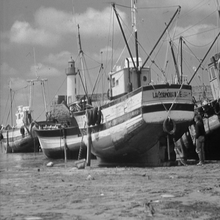
%> input picture images/boat.png, 220 x 220 px, shrunk from 512 x 512 before the run
$ octave MLSMNLR_RVIN.m   (GNU Octave 9; MATLAB toolbox functions it lacks are replaced by stand-ins)
%> lines starting %> are read from the running program, lines starting %| are printed output that depends on the picture
### impulsenoise.m
%% Add Impulse Noise to images
%% Impulse Noises 0 - Salt & Pepper noise
%                 1 - Random Valued impulse noise.
%% impulse noises are classified into two major types
% (i)  salt and pepper noise (equal height impulses) impulse values are
%       represented as ??and ?55?
% (ii) random-valued impulse noise (unequal height impulses) impulse values
%      are between ??and ?55?

%% Function img = impulsenoise(img,ND)
%% input
%           img = Given an Image (Noise free image)
%           ND  = Noise density (ND varies B/W 0 and 1) [0 to 1]
%           NT  = Noise Type([0] is default)
%                 0 - Salt & Pepper noise
%                 1 - Random-Valued Impulse noise
%% Output:
%           img = impulse noise added image

%% Example:
%%          img = impulsenoise(img,0.4,0);

%%      Posted date   : 18 - 11 - 2008
%       Modified date : 02 - 12 - 2008

%% Developed By
%                   K.Kannan (kannan.keizer@gmail.com)
%                   & Jeny Rajan (jenyrajan@gmail.com)
%                   Medical Imaging Research Group (MIRG), NeST,
%                   Trivandrum.
%%
function [img,Narr] = impulsenoise(varargin)
if length(varargin) == 1
    img = varargin{1};
    ND = 0.2;
    NT = 0;
elseif length(varargin) > 1 && length(varargin) < 3
    img = varargin{1};
    ND = varargin{2};
    NT = 0;
elseif length(varargin) == 3
    img = varargin{1};
    ND = varargin{2};
    NT = varargin{3};
else
    disp('not enough input parameter');
    img = 0;
    return;
end
Narr = rand(size(img));
if isempty(NT) || NT == 0
    img(Narr<ND/2) = 0;
    img((Narr>=ND/2)&(Narr<ND)) = 1;
elseif NT == 1
    N = Narr;
    N(N>=ND)=0;
    N1 = N;
    N1 = N1(N1>0);
    Imn=min(N1(:));
    Imx=max(N1(:));
    N=(((N-Imn).*(1-0))./(Imx-Imn));
    img(Narr<ND) = N(Narr<ND);
else
    disp('Invalid selection');
end

### adpmedft.m
function [f,ind]=adpmedft(g,w)
%Adaptive Median filter
%Input: g --- the noisy image
%       w --- the maximum window size.
%Output:  f --- the recovered image by AMF
%       ind --- a boolean matrix. If the (i,j)-entry is true, then (i,j)-entry of the image is a noise.
%tic;
f=g;
MaxMin=((f==1)|(f==0));
[n,m]=size(g);
g = [g(:,w:-1:1) g g(:,m:-1:m-w+1)];
g = [g(w:-1:1,:) ; g ; g(n:-1:n-w+1,:)];  % reflexive boudary
ind=false(n,m);

%ffind=(find((f==255)|(f==0)));
%ff(:,1)=f(ffind);
ff(:,1)=reshape(f,n*m,1);
ffind=(1:n*m)';
jj=2;
for k=1:w
    if length(ffind)<1
        break;
    end
    for i=1:2*k
        t1=g(w+1+k:w+n+k,w-k+i:w-k+i+m-1);
        t2=g(w+1-k:w+n-k,w+k-i+2:w+k-i+m+1);
        t3=g(w-k+i:w-k+i+n-1,w+1-k:w+m-k);
        t4=g(w+k-i+2:w+k-i+n+1,w+1+k:w+m+k);
        ff(:,jj)=t1(ffind);
        ff(:,jj+1)=t2(ffind);
        ff(:,jj+2)=t3(ffind);
        ff(:,jj+3)=t4(ffind);
        jj=jj+4;
    end
    ffmax=max(ff,[],2);  %find the maximum
    ffmin=min(ff,[],2);  %find the minimun
    ffmed=median(ff,2);  %find the median
    Lff=((ffmax>ffmed)&(ffmed>ffmin));
    temp=((ffmax>ff(:,1))&(ff(:,1)>ffmin));
    %nnind=ffind(find(Lff&temp)); %If S_max<S<S_min, then not Noise.
    nind=ffind(find(Lff&(~temp))); %else it is a noise.
    ffind=ffind(find(~Lff)); %If S_max<S_min<S_min, then out.
    ff=ff(find(~Lff),:);
    ind(nind)=true;
    f(nind)=ffmed(find(Lff&(~temp)));
end

ind(ffind)=true;
f(ffind)=ffmed(find(~Lff));
ind=(ind&MaxMin);

% [4 lines of commented-out code are left out]

### acwmf.m
function [A1,pd] = acwmf(A, iter)
% adaptive center median filter
% A1 = acwmf(A, O, iter)
% A is observed (noise) image, O is original image
% A1 is restored image
A = double(A);
[M, N] = size(A);
B = A;
B = [B(:, 1), B, B(:, N)];  % initial boundary value
B = [B(1, :); B; B(M, :)];  % initial boundary value
switch iter
    case 4
        delta = [40, 25, 10, 2];
    case 3
        delta = [60, 45, 30, 25];
    case 2
        delta = [80, 65, 50, 45];
    case 1
        delta = [100, 85, 70, 65];
end

delta=delta/255;

s = .1;
for i = 2:M+1
    for j = 2:N+1
        w = B([i-1:i+1],[j-1:j+1]);
        w = reshape(w,1,9);
        v = sort(w);
        Y = v(5);
        z = abs(B([i-1:i+1],[j-1:j+1])-Y);
        z = reshape(z,1,9);
        r = sort(z);
        MAD = r(5);
        d(1) = abs(Y - B(i,j));
        T = s*MAD + delta;
        k = 1;
        while (d(k) <= T(k)) && (k <= 3)
            w(1, 9+1:9+2*k) = B(i, j);
            u = sort(w);
            x = u(k+4+1);
            C(i,j) = x;
            k = k+1;
            d(k) = abs(C(i,j)-B(i,j));
        end
        if d(k) <= T(k)
            B(i,j) = B(i,j); D(i,j) = 0;  % not noise candidate, set D(i, j) = 0
        else
            B(i,j) = Y; D(i,j) = 1;   % if it's noise candidate, set D(i, j) = 1
        end
    end
end
pd=D(2:M+1,2:N+1);
A1=B(2:M+1,2:N+1);
%A1=double(A1);
%A1=uint8(A1);
%figure;image(A1);colormap(repmat((0:255)'/255,1,3));axis image; % display restored image
%figure;imagesc(pd);colormap('gray');axis image; % display noise candidate

### FastTV2Phase/get_dcoef.m
  function [dcoefx,dcoefy] = get_dcoef(u,beta)

%  [dcoefx,dcoefy] = get_dcoef(u,beta)
%
%  Generate 2 arrays, dcoefx and dcoefy, used in the CCFD discretization
%  of the diffusion equation
%     L(u)v = -div (dcoef grad u)
%           = - d/dx(dcoef du/dx) - d/dy(dcoef du/dy)
%  where
%     dcoef = 1 / sqrt((du/dx)^2 + (du/dy)^2 + beta^2).
%
%  dcoefx gives values of dcoef across cell x-interfaces.
%  dcoefy gives values of dcoef across cell y-interfaces.

  [n,m] = size(u);
  %h = 1/n;
  h=1;

  ux = diff(u)/h;
  uy = diff(u')'/h;

  uxavg = (ux(:,1:n-1) + ux(:,2:n))/2;
  uxavg = [zeros(1,n-1); uxavg; zeros(1,n-1)];
  uxavg = (uxavg(1:n,:) + uxavg(2:n+1,:))/2;
  uyavg = (uy(1:n-1,:) + uy(2:n,:))/2;
  uyavg = [zeros(n-1,1) uyavg zeros(n-1,1)];
  uyavg = (uyavg(:,1:n) + uyavg(:,2:n+1))/2;
  dcoefy = 1./sqrt(ux.^2 + uyavg.^2 + beta);
  dcoefx = 1./sqrt(uxavg.^2 + uy.^2 + beta);

% [6 lines of commented-out code are left out]

### FastTV2Phase/deblur_TV_L1_inc.m
function [u,v]=deblur_TV_L1_inc(img,r,ind,tol,beta,eta)
%[u,v]=deblur_MS_rd_L1_inc(img,r,ind,tol,alpha,beta,epsilon)
%This function deblurs a images in the presence of random-valued noise by
%Mumfor-Shah functional from incomplete data.
%Input: img --- image to be deblured
%         r --- the radius of the blurring kernel
%       ind --- the index of faithful data
%       tol --- the tolerence to stop
%      beta --- regularazation parameter.
%       ind --- the position of the salt-pepper noise

[n,m]=size(img);
if r==0;
    ker=1;
else
for i=-r:r
    for j=-r:r
        if (i^2+j^2<=r^2)
            ker(r+1+i,r+1+j)=1;
        end
    end
end
ker=ker/sum(ker(:));
end

du=1;
u=img;
v=ones(n,m);
%vold=v;
iter=0;
while (du>=tol & iter<100)
    [vx,vy] = get_dcoef(u,eta);
    %v=(vnew+vold)/2;
    duu=1;
    iiter=1;
    uu=u;
    while (duu>=tol & iiter<=1)
        uunew=solvetv_l1_inc(uu,img,ind,vx,vy,r,beta,eta);
        duu=norm(uunew-uu,'fro')/norm(uu,'fro');
        %disp(['   the error is ' num2str(duu)]);
        uu=uunew;
        iiter=iiter+1;
    end
    unew=uu;
    du=norm(unew-u,'fro')/norm(u,'fro');
    u=unew;
    iter=iter+1;
    error(iter)=du;
    %disp(['The residual is ' num2str(du) ' at step ' num2str(iter)]);
end

%semilogy(error);

### LSM-NLR/Utilities/parasetting.m
function par  =   parasetting( par )
par.step      =   4;
par.nblk      =   40;
noise_var     =   par.nsig;
par.c3        =   3;
par.beta      =  1.2;
if  par.INlevel <= 0.15
    par.win   =   7;
else
    par.win   =   8;
end
if noise_var <= 10
    par.c2          =  1.2;
    if par.INlevel  <  0.3
       par.itt_loop =  3;
    else
       par.itt_loop =  5;
    end
elseif noise_var <=20
    if par.INlevel <=  0.3
       par.itt_loop =  2;
       par.c2       =  1.5;
    else
       par.itt_loop =  4;
       par.c2       =  1.2;
    end
elseif noise_var <=30
    par.itt_loop    =  2;
    if par.INlevel  <  0.3
       par.c2       =  1.5;
    else
       par.c2       =  1.2;
    end
else
    par.nblk        =  50;
    par.itt_loop    =  2;
    par.c2          =  1.2;
end
end

### LSM-NLR/Utilities/LSM_NLR_Denoising.m
function [im_re PSNR FSIM]      =   LSM_NLR_Denoising(par)

par           =   parasetting(par);
par.nim_patch =   Im2Patch(par.y,par);
%par.ind       =   (par.y~=0)&(par.y~=255);
par.mask_patch=   Im2Patch(par.ind, par );

clock0        =   clock;
im_re         =   Denoising(par);
disp(sprintf('Total elapsed time = %4.2f s\n', (etime(clock,clock0)) ));

PSNR          =   csnr(im_re,par.I,0,0);
FSIM          =   FeatureSIM(im_re,par.I);

end

### LSM-NLR/Utilities/Im2Patch.m
function  X  =  Im2Patch( im, par )
f       =   par.win;
N       =   size(im,1)-f+1;
M       =   size(im,2)-f+1;
L       =   N*M;
X       =   zeros(f*f, L, 'single');
k       =   0;
for i  = 1:f
    for j  = 1:f
        k    =  k+1;
        blk  =  im(i:end-f+i,j:end-f+j);
        X(k,:) =  blk(:)';
    end
end
X      =    double(X);

### LSM-NLR/Utilities/Denoising.m
function im_re   =  Denoising(par)

y            =    par.y;
[h, w, ~]    =    size(y);
b            =    par.win;
N            =    h-b+1;
M            =    w-b+1;
r            =    [1:N];
c            =    [1:M];

itt_loop     =    par.itt_loop;
im_ini       =    par.im_ini;
ind          =    par.ind;
mask_patch   =    par.mask_patch;
nim_patch    =    par.nim_patch;

im_re        =    im_ini;
nsig         =    par.nsig;
W            =    20./abs(y-im_re);

for itt   =  1 : itt_loop

    if itt >= 2
        y     =   im_re  +  0.50*(y-im_re).*ind  - 0.2*(im_ini-im_re).*(1-ind) ;
    end
    S         =   solve_E (y-im_re, 1./(W.^2));
    im_patch  =   Im2Patch(y-S,par);
    blk_arr   =   Block_matching(im_patch, par);


    U         =  cell(size(blk_arr,2),1);
    L         =  cell(size(blk_arr,2),1);
    beta      =  par.beta;
    for it = 1 : 2
        Ys        =  zeros( size(im_patch) );
        T         =  zeros( size(im_patch) );
        for ii = 1 : size(blk_arr,2)
            blk_idx  =  blk_arr(:, ii);
            psite    =  mask_patch(:,blk_idx);
            RX       =  im_patch(:,blk_idx);
            if it == 1
                U{ii}    =  zeros(size(RX));
            end
            stop_L   =  1; iter = 0;
            if stop_L
                RX        =  RX - 0.8*(RX - nim_patch(:,blk_idx)).*psite;
                L{ii}     =  solve_NLR (RX + U{ii}/(2*beta), par);
                patch_pre =  RX;
                RX        =  L{ii};
                error     =  norm( patch_pre-L{ii},'fro');
                if  error < 10^(-5) || iter>=2
                    stop_L = 0;
                end
                iter      =  iter + 1;
            end
            Ys(:,blk_idx) =  Ys(:,blk_idx) + L{ii};
            T(:,blk_idx)  =  T(:, blk_idx) + 1;
        end

        im_out   =  zeros(h,w);
        im_wei   =  zeros(h,w);
        k        =   0;
        for i    =   1 : b
            for j  = 1 : b
                k    =  k+1;
                im_out(r-1+i,c-1+j)  =  im_out(r-1+i,c-1+j) + reshape( Ys(k,:)', [N M]);
                im_wei(r-1+i,c-1+j)  =  im_wei(r-1+i,c-1+j) + reshape( T(k,:)',  [N M]);
            end
        end
        im_re      =  ((y-S).*beta./(2*nsig^2) + im_out)./(beta./(2*nsig^2) + im_wei+eps);
        im_patch   =  Im2Patch(im_re,par);
        for ii = 1 : size(blk_arr,2)
            blk_idx=  blk_arr(:, ii);
            U{ii}  =  U{ii} + beta*(im_patch(:,blk_idx)-L{ii});
        end
        beta       =  1.2*beta;
    end
       W           =   1./(abs(y-im_re-S)+eps);
       nsig        =   1.1*sqrt(norm((y-im_re-S).*ind,'fro')^2/sum(sum(ind)));
end
end

% [12 lines left out: function solve_NLR, not called in this run]

function    S      =   solve_E (y, mu)
    [~,n]          =   size(y);
    theta0         =   repmat(sqrt(sum(y.^2,2)/n),1,n);

    alpha          =   y./(theta0+eps);
    a              =   alpha.^2;
    b              =   -2*alpha.*y;
    c              =   4*mu;

    tmp1           =   -b./(4*a+eps);
    tmp2           =   b.^2./(16*a.^2) - c./(2*a);
    idx            =   tmp2>=0;
    tmp1(idx==0)   =   0;
    tmp2(idx==0)   =   0;

    t1             =   tmp1 + sqrt(tmp2);
    t2             =   tmp1 - sqrt(tmp2);

    f0             =   c*log(eps);
    f1             =   a.*t1.^2 + b.*t1 + c.*log(t1+eps);
    f2             =   a.*t2.^2 + b.*t2 + c.*log(t2+eps);

    ind            =   f2<f1;
    f1(ind)        =   f2(ind);
    t1(ind)        =   t2(ind);
    ind            =   f0<f1;
    t1(ind)        =   0;
    theta          =   t1;

    aa             =   y./(theta+eps);
    thr            =   2*sqrt(2)*mu./(theta.^2+eps);
    alpha          =   soft(aa, thr);
    S              =   theta.*alpha;
end

### LSM-NLR/Utilities/Block_matching.m
function  pos_arr   =  Block_matching(im_patch,par)
im        =   par.y;
S         =   21;
f         =   par.win;
s         =   par.step;
m         =   par.nblk;

N         =   size(im,1)-f+1;
M         =   size(im,2)-f+1;
r         =   [1:s:N];
r         =   [r r(end)+1:N];
c         =   [1:s:M];
c         =   [c c(end)+1:M];
L         =   N*M;

X         =   im_patch';
mX        =   sum(X.^2, 2)/2;
i         =   1;
j         =   1;

% Index image
I     =   (1:L);
I     =   reshape(I, N, M);
N1    =   length(r);
M1    =   length(c);
pos_arr   =   zeros(m, N1*M1 );

for  t  =  1 : N1*M1

        off     =   (c(j)-1)*N + r(i);

        rmin    =   max( r(i)-S, 1 );
        rmax    =   min( r(i)+S, N );
        cmin    =   max( c(j)-S, 1 );
        cmax    =   min( c(j)+S, M );

        idx     =   reshape(I(rmin:rmax, cmin:cmax), [], 1);
        ii      =   find(idx==off);
        idx(ii) =   [];
        dis     =   (mX(idx, :) + mX(off, :) - X(idx, :)*X(off, :)');

        [val,ind]            =   sort(dis);
        pos_arr(2:m, t)      =   idx( ind(1:m-1) );
        pos_arr(1, t)        =   off;

        i   =  i + 1;
        if i>N1
            i   =  1;
            j   =  j + 1;
        end
end

### LSM-NLR/Utilities/soft.m
% define the soft threshold function, which is used above.
function y = soft(x,tau)

y = sign(x).*max(abs(x)-tau,0);

### MLSMNLR_RVIN.m
clc;
clear;
close all;

addpath('LSM-NLR/Utilities')
addpath('LSM-NLR/Data')
rmpath('WESNR/Utilities')
addpath('FastTV2Phase')


img_name = 'images\boat.png';

sigma = 10;
salt_pepper = 0.25;
rvin = 0.05;

P = double(imread(img_name));
%> P: size 220x220 double; min 3, max 253, mean 129.7; mean of the top-left, top-right, bottom-left and bottom-right quarters 152.7, 138.1, 127.4, 100.6

%TV settings
r=0;
tol=0.001;
eta=1;
beta = 0.002;

img = P/255.0;
imn = img + sigma/255*randn(size(img));
[imn,Narr] = impulsenoise(imn,salt_pepper,0);
%> in impulsenoise, `ND = varargin{2};`: ND = 0.25
%> in impulsenoise, `NT = varargin{3};`: NT = 0
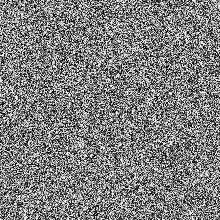
%> Narr: size 220x220 double; min 1.47e-05, max 1, mean 0.499
[imn,Narr] = impulsenoise(imn,rvin,1);
%> in impulsenoise (call 2), `ND = varargin{2};`: ND = 0.05
%> in impulsenoise (call 2), `NT = varargin{3};`: NT = 1
%> in impulsenoise (call 2), `N1 = N1(N1>0);`: N1 = 2386 values, max 0.05 at index 840, min 1.22e-05 at index 22, mean 0.0251
%> in impulsenoise (call 2), `Imn=min(N1(:));`: Imn = 1.22e-05
%> in impulsenoise (call 2), `Imx=max(N1(:));`: Imx = 0.05
%> in impulsenoise (call 2), `img(Narr<ND) = N(Narr<ND);`:
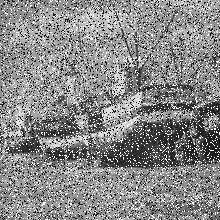
%> img: size 220x220 double; min -0.105, max 1.03, mean 0.506; mean of the top-left, top-right, bottom-left and bottom-right quarters 0.569, 0.526, 0.501, 0.426; drawn with min black and max white


x = imn;
[amf,~]=adpmedft(x,19); %0-1
%> in adpmedft, `MaxMin=((f==1)|(f==0));`: MaxMin: size 220x220 logical; 23.8% white in thin lines or dots
%> after the loop in adpmedft, `for k=1:w`:
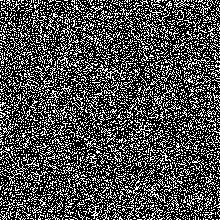
%> ind: size 220x220 logical; 29.8% white in thin lines or dots
%> after the loop in adpmedft, `for k=1:w`: jj = 26
%> in adpmedft, `ind=(ind&MaxMin);`: ind: size 220x220 logical; 23.7% white in thin lines or dots
[acf,~] = acwmf(amf,3);
%> after the loop in acwmf, `for i = 2:M+1`:
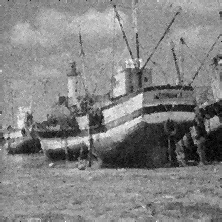
%> B: size 222x222 double; min -0.0171, max 1, mean 0.508; mean of the top-left, top-right, bottom-left and bottom-right quarters 0.597, 0.543, 0.499, 0.394; drawn with min black and max white
%> after the loop in acwmf, `for i = 2:M+1`:
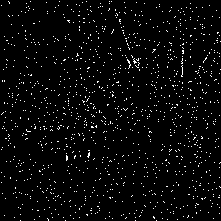
%> D: size 221x221 double; values 0 (black) and 1 (white), 3.3% white in thin lines or dots
%> after the loop in acwmf, `for i = 2:M+1`: d = [0 0 0 0]; w = [0.351 0.388 0.388 0.344 0.344 0.344 0.344 0.344 0.344 0.344 0.344 0.344 0.344 0.344 0.344]

x = imn*255;
rec=acf*255;
ind= (x~=rec);
%> ind: size 220x220 logical; 32.9% white in thin lines or dots
rec(~ind)=x(~ind);

[tv_out,v]=deblur_TV_L1_inc(rec,r,~ind,tol,beta,eta);
%> the loop in deblur_TV_L1_inc, `while (du>=tol & iter<100)` made 8 passes
%> du on passes 1 to 8: 0.0247, 0.0101, 0.0063, 0.00395, 0.00247, 0.00158, 0.00106, 0.00074
%> pass 1, in get_dcoef, `uxavg = [zeros(1,n-1); uxavg; zeros(1,n-1)];`:
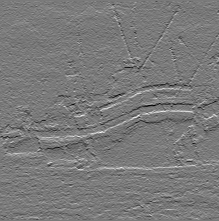
%> uxavg: size 221x219 double; min -122.6, max 132.8, mean -0.1; drawn with min black and max white
%> after the loop in deblur_TV_L1_inc, `while (du>=tol & iter<100)`: error = [0.0247 0.0101 0.0063 0.00395 0.00247 0.00158 0.00106 0.00074]; iter = 8
%> v: size 220x220 double; every value is 1

par.INlevel=  salt_pepper+rvin;
par.nsig   =  sigma;
par.I      =  x;
par.y      =  x;
par.im_ini =  tv_out;
par.ind = ~ind;
%> par.ind: size 220x220 logical; 67.1% white; black in thin lines or dots

[lsm_tv,~,~]      =   LSM_NLR_Denoising(par);
%> in parasetting, `noise_var     =   par.nsig;`: noise_var = 10
%> in LSM_NLR_Denoising, `par           =   parasetting(par);`: par = {INlevel 0.3, nsig 10, step 4, nblk 40, c3 3, beta 1.2}
%> in Im2Patch, `f       =   par.win;`: f = 8
%> in Im2Patch, `N       =   size(im,1)-f+1;`: N = 213
%> in Im2Patch, `L       =   N*M;`: L = 45369
%> the loop in Im2Patch, `for i  = 1:f` made 8 passes
%> after the loop in Im2Patch, `for i  = 1:f`: k = 64
%> the loop in Im2Patch (call 2), `for i  = 1:f` made 8 passes
%> in Denoising, `b            =    par.win;`: b = 8
%> in Denoising, `r            =    [1:N];`: r = 213 values from 1 to 213
%> in Denoising, `itt_loop     =    par.itt_loop;`: itt_loop = 5
%> in Denoising, `nsig         =    par.nsig;`: nsig = 10
%> (the run ends here)
